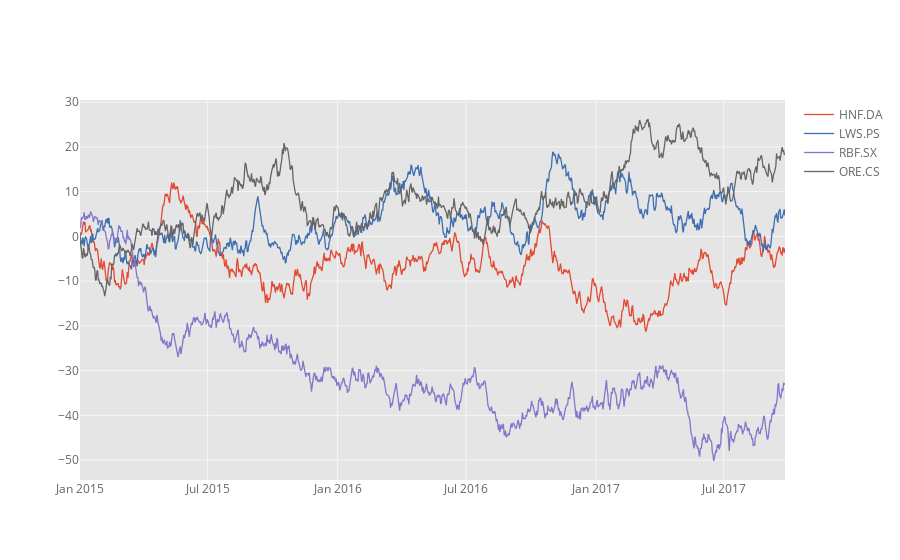

Write notebook code for a chart like this one.
### Code cell
cf.set_config_file(theme='ggplot',sharing='public',offline=True)

# Generating 4 timeseries 
df=cf.datagen.lines(4,1000)
df.iplot()

### Figure 1 — Plotly figure (JSON) as saved in the notebook; plotly's stock layout.template omitted (floating-point values rounded to 4 significant figures; data arrays with more than 128 entries replaced by an {"elided": "..."} marker saying what was removed)
{"data": [{"line": {"color": "rgba(226, 74, 51, 1.0)", "dash": "solid", "shape": "linear", "width": 1.3}, "mode": "lines", "name": "HNF.DA", "text": "", "type": "scatter", "uid": "9a2be134-ad90-4add-8c60-4f5f53b7e5af", "x": {"elided": "1000 str values"}, "y": {"elided": "1000 float values"}}, {"line": {"color": "rgba(62, 111, 176, 1.0)", "dash": "solid", "shape": "linear", "width": 1.3}, "mode": "lines", "name": "LWS.PS", "text": "", "type": "scatter", "uid": "d778a274-54d4-4395-bb18-4cfeb3410b1e", "x": {"elided": "1000 str values"}, "y": {"elided": "1000 float values"}}, {"line": {"color": "rgba(132, 118, 202, 1.0)", "dash": "solid", "shape": "linear", "width": 1.3}, "mode": "lines", "name": "RBF.SX", "text": "", "type": "scatter", "uid": "e530fe3c-5997-4c94-8973-61a814f1a667", "x": {"elided": "1000 str values"}, "y": {"elided": "1000 float values"}}, {"line": {"color": "rgba(101, 101, 101, 1.0)", "dash": "solid", "shape": "linear", "width": 1.3}, "mode": "lines", "name": "ORE.CS", "text": "", "type": "scatter", "uid": "30a62434-1c8b-4f9c-b4cb-88d690249abc", "x": {"elided": "1000 str values"}, "y": {"elided": "1000 float values"}}], "layout": {"legend": {"bgcolor": "#FFFFFF", "font": {"color": "#666666"}}, "paper_bgcolor": "#FFFFFF", "plot_bgcolor": "#E5E5E5", "title": {"font": {"color": "#151516"}}, "xaxis": {"gridcolor": "#F6F6F6", "showgrid": true, "tickfont": {"color": "#666666"}, "title": {"font": {"color": "#666666"}, "text": ""}, "zerolinecolor": "#F6F6F6"}, "yaxis": {"gridcolor": "#F6F6F6", "showgrid": true, "tickfont": {"color": "#666666"}, "title": {"font": {"color": "#666666"}, "text": ""}, "zerolinecolor": "#F6F6F6"}}}
